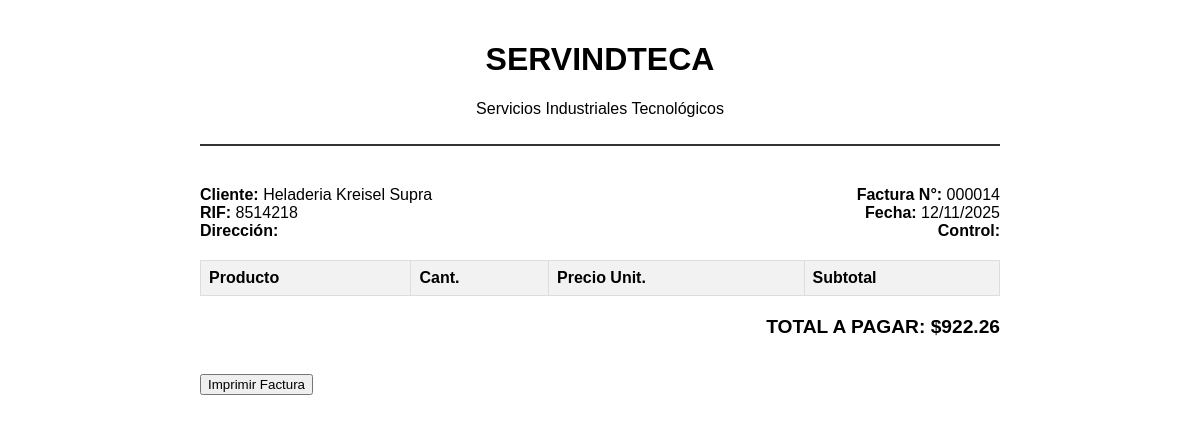
Page /ventas/factura.php?id=14 on the earlier database version.
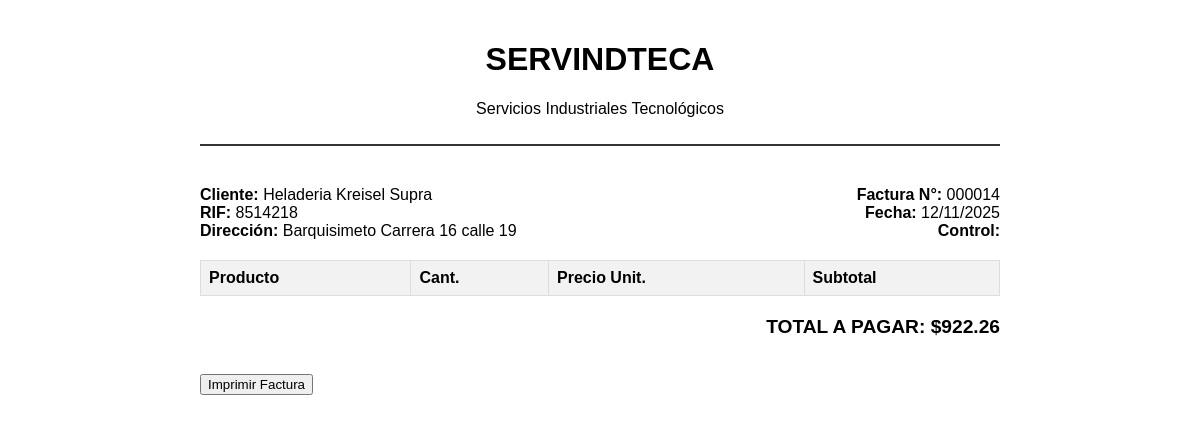
Same page on the later database version.
### tables this page shows
CREATE TABLE `ventas` (
  `id` int NOT NULL,
  `empresas_id` int NOT NULL,
  `usuario_id` int NOT NULL,
  `fecha_venta` datetime NOT NULL,
  `num_comprobante` varchar(20) DEFAULT NULL,
  `total` decimal(11,2) NOT NULL,
  `descripcion` varchar(255) DEFAULT NULL
);

CREATE TABLE `empresas` (
  `id` int NOT NULL,
  `nombre` varchar(100) NOT NULL,
  `rif` varchar(20) NOT NULL,
  `direccion` varchar(255) DEFAULT NULL,
  `telefono` varchar(50) DEFAULT NULL,
  `email` varchar(100) DEFAULT NULL,
  `fecha_registro` timestamp NOT NULL DEFAULT CURRENT_TIMESTAMP
);

### ventas/factura.php (the view, shortened to what this page needs)
<?php
require_once '../includes/database.php';
$id = intval($_GET['id']);
$sql = "SELECT v.*, e.nombre as cliente, e.rif, e.direccion, e.telefono
        FROM ventas v JOIN empresas e ON v.empresas_id = e.id WHERE v.id = $id";
$venta = $conn->query($sql)->fetch_assoc();
?>
<!DOCTYPE html>
<html>
<head>
</head>
<body>
    <div class="header">
        <h1>SERVINDTECA</h1>
        <p>Servicios Industriales Tecnológicos</p>
    </div>
    <div class="info">
        <div>
            <strong>Cliente:</strong> <?= htmlspecialchars($venta['cliente']) ?><br>
            <strong>RIF:</strong> <?= htmlspecialchars($venta['rif']) ?><br>
            <strong>Dirección:</strong> <?= htmlspecialchars($venta['direccion']) ?>
        </div>
        <div style="text-align: right;">
            <strong>Factura N°:</strong> <?= str_pad($venta['id'], 6, "0", STR_PAD_LEFT) ?><br>
            <strong>Fecha:</strong> <?= date('d/m/Y', strtotime($venta['fecha_venta'])) ?><br>
            <strong>Control:</strong> <?= htmlspecialchars($venta['num_comprobante']) ?>
        </div>
    </div>
    <table>
        <thead>
            <tr>
                <th>Producto</th>
                <th>Cant.</th>
                <th>Precio Unit.</th>
                <th>Subtotal</th>
            </tr>
        </thead>
    </table>
    <div class="total">
        TOTAL A PAGAR: $<?= number_format($venta['total'], 2) ?>
    </div>
    <br><br>
    <button class="btn-print" onclick="window.print()">Imprimir Factura</button>
</body>
</html>

Differences in the rows shown:
changed through a linked row, ventas "Heladeria Kreisel Supra": empresas.direccion (not shown) → "Barquisimeto Carrera 16 calle 19"
